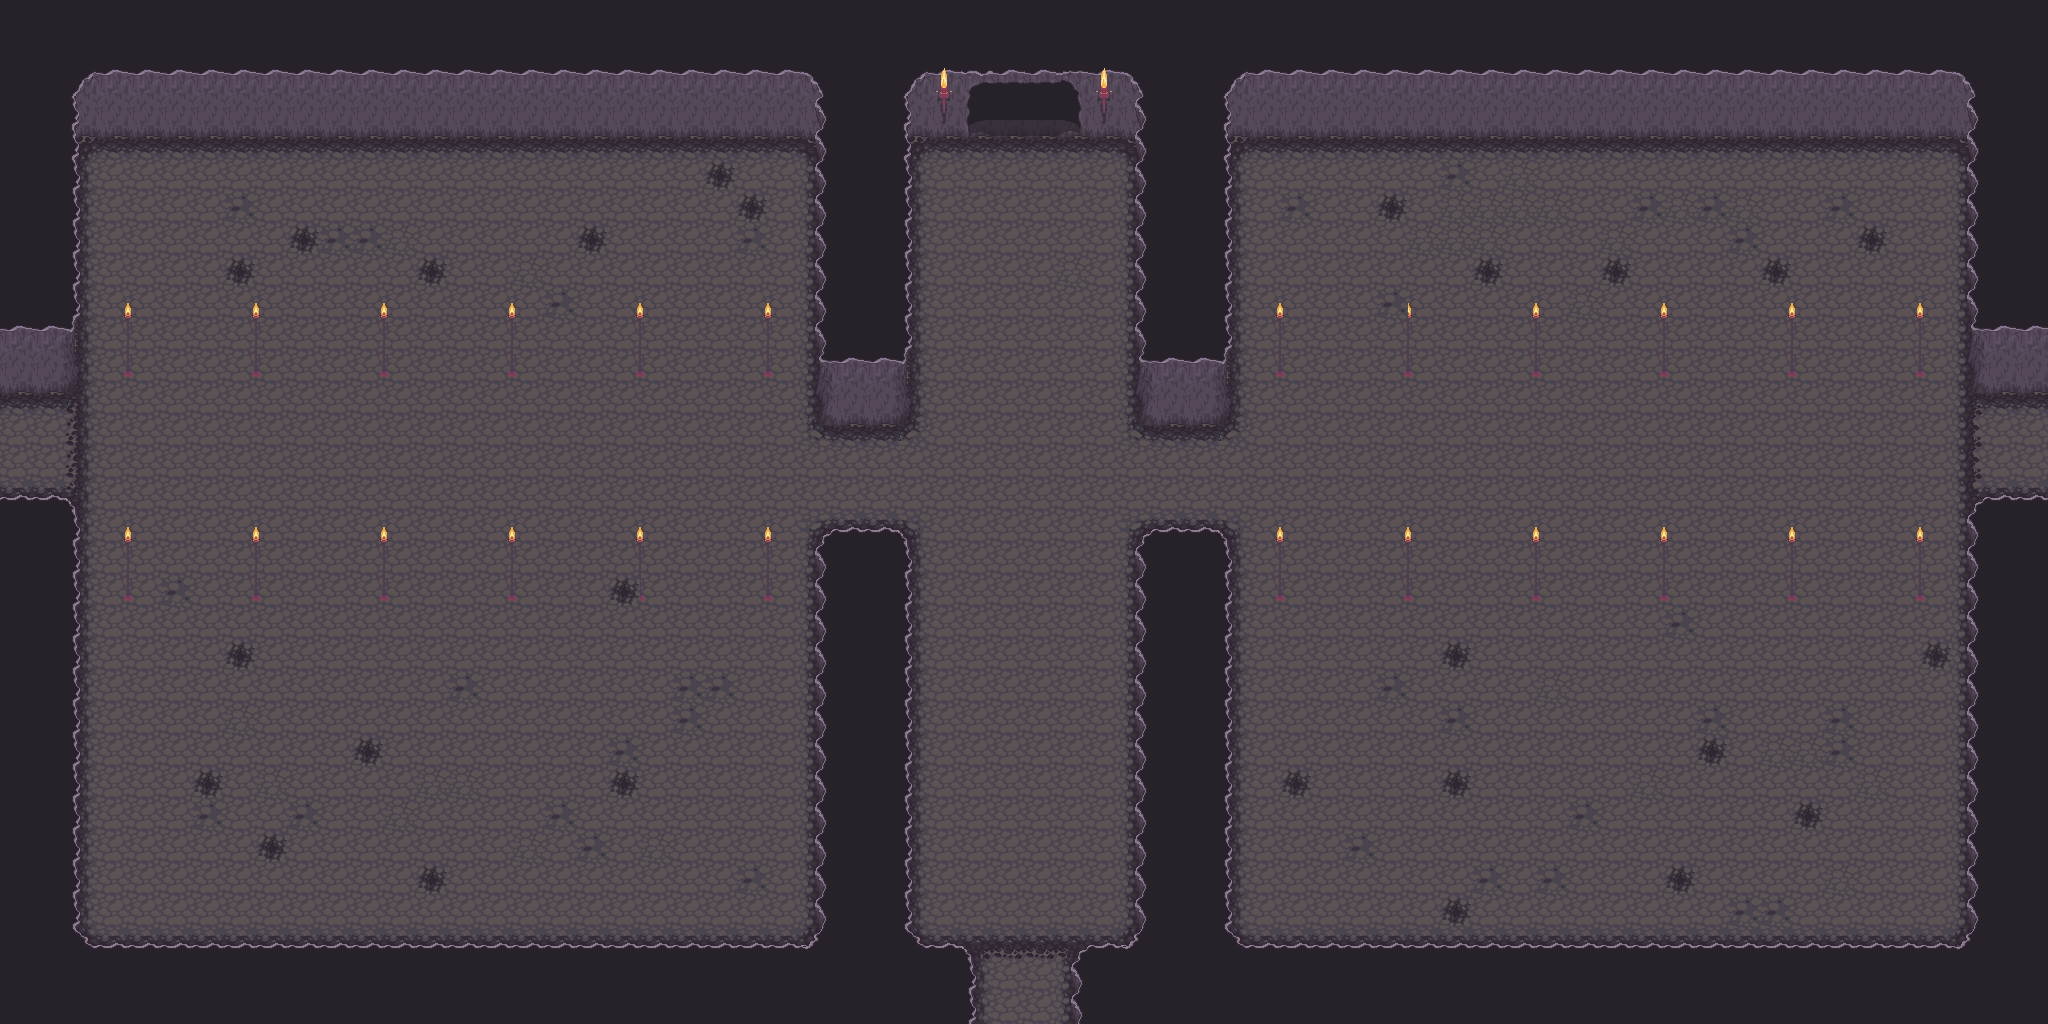

Below is a game level as drawn by its tile map, then a one-line description and the .tmx that defines it (tile-layer data replaced by summaries):
An orthogonal 64x32 tile map with 32x32 px tiles, 9 tile layers (Sol, Sol +1, Sol + 2, Wall, ...), 5 hidden layers not drawn, 8 tilesets.

<map version="1.0" orientation="orthogonal" renderorder="right-down" width="64" height="32" tilewidth="32" tileheight="32" nextobjectid="1">
 <tileset firstgid="1" name="Artis_dock" tilewidth="32" tileheight="32" tilecount="128" columns="16">
  <image source="../Ressources/Artis_dock.png" width="512" height="256" />
 </tileset>
 <tileset firstgid="129" name="base_out_atlas" tilewidth="32" tileheight="32" tilecount="1024" columns="32">
  <image source="../Ressources/base_out_atlas.png" width="1024" height="1024" />
 </tileset>
 <tileset firstgid="1153" name="build_atlas" tilewidth="32" tileheight="32" tilecount="1024" columns="32">
  <image source="../Ressources/build_atlas.png" width="1024" height="1024" />
 </tileset>
 <tileset firstgid="2177" name="caves" tilewidth="32" tileheight="32" tilecount="66" columns="11">
  <image source="../Ressources/caves.png" width="352" height="192" />
 </tileset>
 <tileset firstgid="2243" name="forest_tiles" tilewidth="32" tileheight="32" tilecount="256" columns="16">
  <image source="../Ressources/forest_tiles.png" width="512" height="512" />
 </tileset>
 <tileset firstgid="2499" name="obj_misk_atlas" tilewidth="32" tileheight="32" tilecount="1024" columns="32">
  <image source="../Ressources/obj_misk_atlas.png" width="1024" height="1024" />
 </tileset>
 <tileset firstgid="3523" name="terrain_atlas" tilewidth="32" tileheight="32" tilecount="1024" columns="32">
  <image source="../Ressources/terrain_atlas.png" width="1024" height="1024" />
 </tileset>
 <tileset firstgid="4547" name="tileset_stone_v4_p1" tilewidth="32" tileheight="32" tilecount="70" columns="5">
  <image source="../Ressources/tileset_stone_v4_p1.png" width="166" height="463" />
 </tileset>
 <layer name="Sol" width="64" height="32">
  <data>[2048 cells, 2048 non-empty, 1 distinct tile ids]</data>
 </layer>
 <layer name="Sol +1" width="64" height="32">
  <data>[2048 cells, 274 non-empty, 12 distinct tile ids]</data>
 </layer>
 <layer name="Sol + 2" width="64" height="32">
  <data>[2048 cells, 14 non-empty, 3 distinct tile ids]</data>
 </layer>
 <layer name="Wall" width="64" height="32">
  <data>[2048 cells, 758 non-empty, 23 distinct tile ids]</data>
 </layer>
 <layer name="Door" width="64" height="32">
  <data>[2048 cells, 12 non-empty, 9 distinct tile ids]</data>
 </layer>
 <layer name="TopDoorBlock" width="64" height="32" visible="0">
  <data>[2048 cells, 24 non-empty, 3 distinct tile ids]</data>
 </layer>
 <layer name="BottomDoorBlock" width="64" height="32" visible="0">
  <data>[2048 cells, 18 non-empty, 2 distinct tile ids]</data>
 </layer>
 <layer name="LeftDoorBlock" width="64" height="32" visible="0">
  <data>[2048 cells, 24 non-empty, 2 distinct tile ids]</data>
 </layer>
 <layer name="RightDoorBlock" width="64" height="32" visible="0">
  <data>[2048 cells, 24 non-empty, 2 distinct tile ids]</data>
 </layer>
 <layer name="Wall 2" width="64" height="32">
  <data>[2048 cells, 74 non-empty, 13 distinct tile ids]</data>
 </layer>
 <layer name="Decor" width="64" height="32">
  <data>[2048 cells, 241 non-empty, 12 distinct tile ids]</data>
 </layer>
 <layer name="Collide" width="64" height="32" visible="0">
  <data>[2048 cells, 740 non-empty, 1 distinct tile ids]</data>
 </layer>
 <layer name="UpOne" width="64" height="32">
  <data>[2048 cells, 0 non-empty, 0 distinct tile ids]</data>
 </layer>
 <layer name="UpTwo" width="64" height="32">
  <data>[2048 cells, 0 non-empty, 0 distinct tile ids]</data>
 </layer>
</map>
